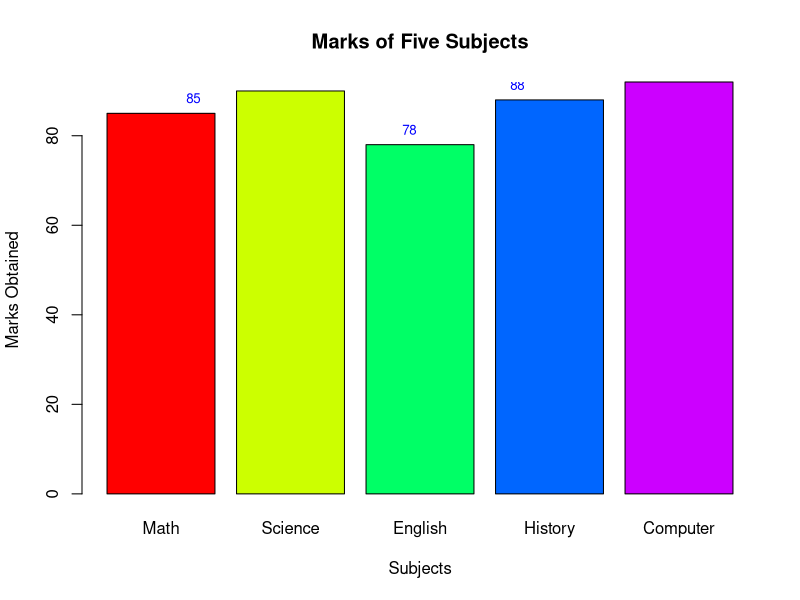

Write R code to recreate this figure.
# Program: Simple Bar Plot of Marks of Five Subjects

# Create data
subjects <- c("Math", "Science", "English", "History", "Computer")
marks <- c(85, 90, 78, 88, 92)

# Create a bar plot
barplot(marks,
        names.arg = subjects,
        col = rainbow(length(subjects)),   # colorful bars
        main = "Marks of Five Subjects",
        xlab = "Subjects",
        ylab = "Marks Obtained",
        border = "black")

# Add numerical labels above bars
text(x = seq_along(marks),
     y = marks,
     labels = marks,
     pos = 3,
     cex = 0.8,
     col = "blue")
